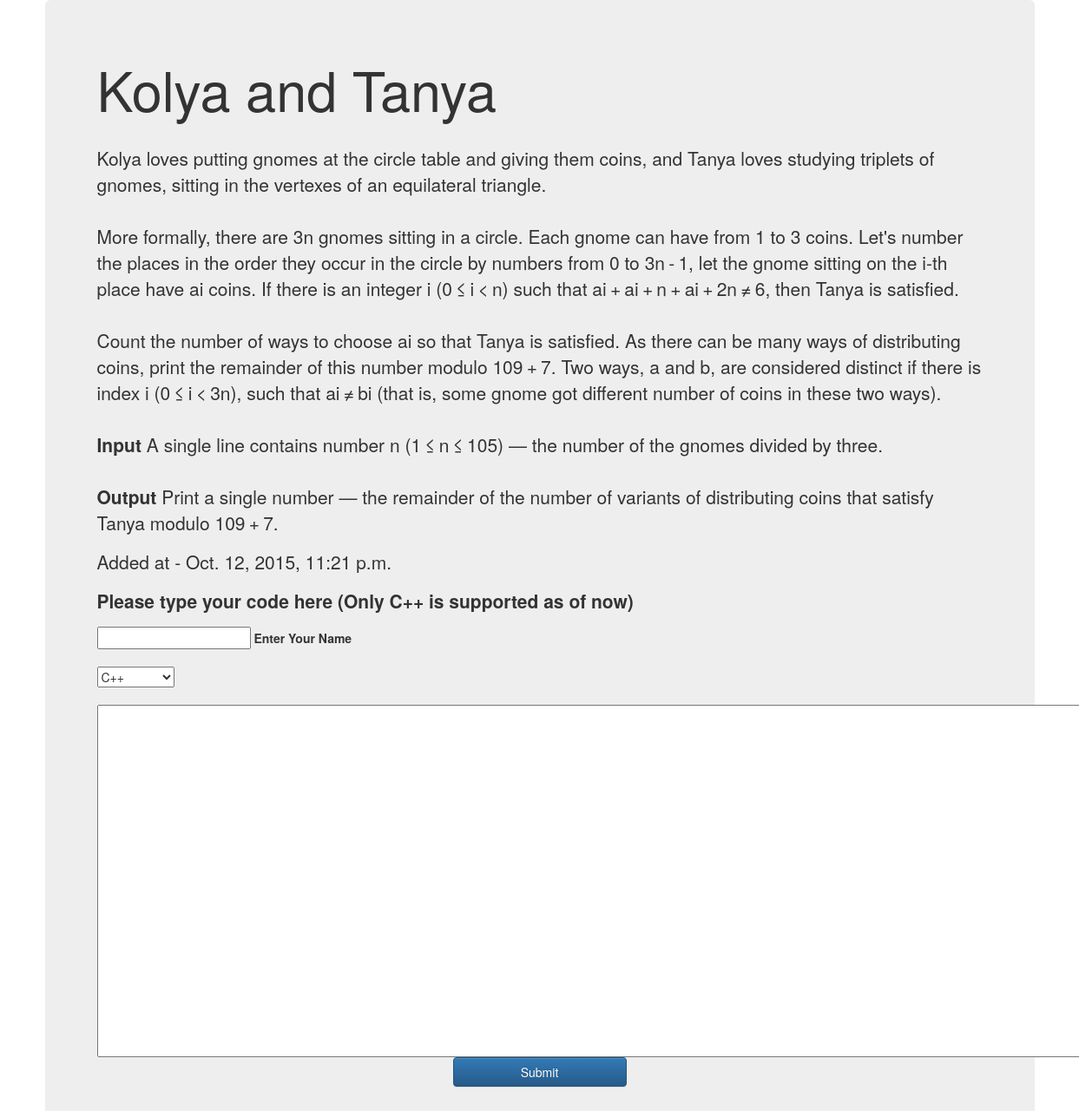
The page /Codemania/problems/tags/KOLTAN/ on the database its author committed.
### Codemania/models.py (models this page shows, shortened)
class Problem(models.Model):
	problem_statement = models.CharField(max_length = 5000)
	title = models.CharField(max_length = 10)
	problem_name = models.CharField(max_length = 200)
	test_cases = models.CharField(max_length = 10000)
	correct_answer = models.CharField(max_length = 10000, default = '')
	added_at = models.DateTimeField('Addition Time')
	solvedby = models.CharField(max_length = 100)

### Codemania/views.py (the view)
# urls.py: url(r'^/problems/tags/(?P<title>[a-zA-Z0-9_.-]+)/$', views.get_problem),
def get_problem(request, title):
	problem = Problem.objects.get(title = title)
	context = RequestContext(request, {'problem':problem,})
	return render(request,"Codemania/problems/problem.html",context)

### Codemania/templates/Codemania/problems/problem.html (shortened to what this page needs)
<html>
<head>
<link rel="stylesheet" href="https://maxcdn.bootstrapcdn.com/bootstrap/3.3.5/css/bootstrap.min.css">
<link rel="stylesheet" href="https://maxcdn.bootstrapcdn.com/bootstrap/3.3.5/css/bootstrap-theme.min.css">
</head>
<body>
{% if problem %}
<div class="container">
  <div class="jumbotron">
    <h1>{{problem.problem_name}}</h1>
    <br>
    <p>{{problem.problem_statement|safe}}</p>
<p>Added at - {{problem.added_at}}</p>
<p><strong>Please type your code here (Only C++ is supported as of now)</strong></p>
<form method="POST" action = '/Codemania/problems/submit'>{% csrf_token %}
<input type = "text" name = "user" id = "frm"> <strong> Enter Your Name</strong><br><br>
<select name="language">
  <option value="CPP">C++</option>
</select>
<br> <br>
<textarea name = "code" rows = "20" cols = "150"></textarea>
<br>
<center>
<button type = "submit" class ="btn btn-primary" style = "width:200px;">Submit</button></center>
</form>
</div>
</div>
{% else %}
 <p>Invalid Code</p>
{% endif %}
</body>
</html>

### rows shown on the page
Problem: problem_name "Kolya and Tanya", problem_statement "Kolya loves putting gnomes at the circle table and giving them coins, and Tanya loves studying triplets of gnomes, sitting in the vertexes of an equilateral triangle. More formally, there are 3n gnomes sitting in a circle. Each gnome can have from 1 to 3 coins. Let's number the places in the order they occur in the circle by numbers from 0 to 3n - 1, let the gnome sitting on the i-th place have ai coins. If there is an integer i (0 ≤ i < n) such that ai + ai + n + ai + 2n ≠ 6, then Tanya is satisfied. Count the number of ways to choose ai so that Tanya is satisfied. As there can be many ways of distributing coins, print the remainder of this number modulo 109 + 7. Two ways, a and b, are…", added_at "Oct. 12, 2015, 11:21 p.m."
